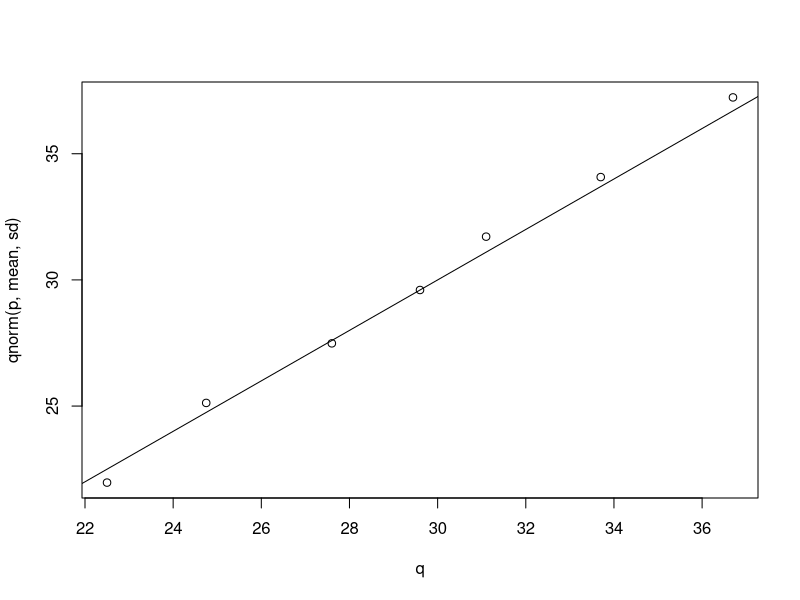

R code for this plot:
p=c(1:7)/8

q = c(22.5, 24.75, 27.6, 29.6, 30+c(1.1,3.7,6.7))

sd = (-0.5/qnorm(.25))*(q[6]-q[2])
mean = q[4]

plot(q,qnorm(p,mean,sd))
abline(a=0,b=1)

pre="$makebox[$linewidth]{$hspace*{-20cm}$includegraphics[page="
post=",width=0.10$paperwidth,trim=3cm 33.3cm 15.3cm 1.8cm,clip]{2018Book.pdf}}"

for(page in seq(11,1210,10)) {
	x = paste("Page ",toString(page)," ",
	pre,toString(page),post,"\n",sep="")
	cat(noquote(x))
}